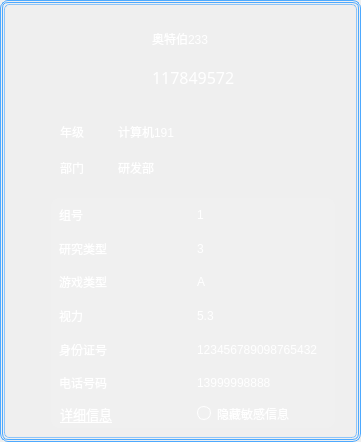
                     <widget class="QWidget" name="widget_who" native="true">
                      <property name="minimumSize">
                       <size>
                        <width>361</width>
                        <height>442</height>
                       </size>
                      </property>
                      <property name="maximumSize">
                       <size>
                        <width>361</width>
                        <height>442</height>
                       </size>
                      </property>
                      <property name="styleSheet">
                       <string notr="true">QWidget#widget_who{
color: #FFFFFF;
font: 12pt &quot;Alibaba PuHuiTi 2.0&quot;;
border-radius:5px;
border:1px solid #4DA9FF99;
}</string>
                      </property>
                      <layout class="QGridLayout" name="gridLayout_6">
                       <property name="leftMargin">
                        <number>0</number>
                       </property>
                       <property name="topMargin">
                        <number>0</number>
                       </property>
                       <property name="rightMargin">
                        <number>0</number>
                       </property>
                       <property name="bottomMargin">
                        <number>0</number>
                       </property>
                       <property name="spacing">
                        <number>0</number>
                       </property>
                       <item row="0" column="0">
                        <widget class="QFrame" name="frame_one_2">
                         <property name="minimumSize">
                          <size>
                           <width>0</width>
                           <height>0</height>
                          </size>
                         </property>
                         <property name="styleSheet">
                          <string notr="true">QFrame#frame_one_2{
border: 0.8px solid #4DA9FF;
border-radius: 8px;
}
</string>
                         </property>
                         <property name="frameShape">
                          <enum>QFrame::NoFrame</enum>
                         </property>
                         <property name="frameShadow">
                          <enum>QFrame::Raised</enum>
                         </property>
                         <layout class="QGridLayout" name="gridLayout_21">
                          <property name="leftMargin">
                           <number>1</number>
                          </property>
                          <property name="topMargin">
                           <number>1</number>
                          </property>
                          <property name="rightMargin">
                           <number>1</number>
                          </property>
                          <property name="bottomMargin">
                           <number>1</number>
                          </property>
                          <property name="spacing">
                           <number>0</number>
                          </property>
                          <item row="0" column="0">
                           <widget class="QFrame" name="frame_two_2">
                            <property name="styleSheet">
                             <string notr="true">QFrame#frame_two_2{
border: 0.6px solid #4DA9FF;
border-radius: 6px;
}
</string>
                            </property>
                            <property name="frameShape">
                             <enum>QFrame::StyledPanel</enum>
                            </property>
                            <property name="frameShadow">
                             <enum>QFrame::Raised</enum>
                            </property>
                            <layout class="QGridLayout" name="gridLayout_22">
                             <property name="leftMargin">
                              <number>1</number>
                             </property>
                             <property name="topMargin">
                              <number>1</number>
                             </property>
                             <property name="rightMargin">
                              <number>1</number>
                             </property>
                             <property name="bottomMargin">
                              <number>1</number>
                             </property>
                             <item row="0" column="0">
                              <widget class="QFrame" name="frame_4">
                               <property name="styleSheet">
                                <string notr="true">QFrame#frame_4{
border: 1px solid rgba(77, 169, 255, 0.6);
border-radius: 5px;
}
QFrame#frame_4:hover{
	color: rgb(170, 170, 255);
}</string>
                               </property>
                               <property name="frameShape">
                                <enum>QFrame::StyledPanel</enum>
                               </property>
                               <property name="frameShadow">
                                <enum>QFrame::Raised</enum>
                               </property>
                               <layout class="QGridLayout" name="gridLayout_19">
                                <property name="leftMargin">
                                 <number>34</number>
                                </property>
                                <item row="0" column="0">
                                 <layout class="QVBoxLayout" name="verticalLayout_5">
                                  <item>
                                   <widget class="QWidget" name="widget_name" native="true">
                                    <layout class="QGridLayout" name="gridLayout_4">
                                     <property name="leftMargin">
                                      <number>0</number>
                                     </property>
                                     <property name="topMargin">
                                      <number>0</number>
                                     </property>
                                     <property name="rightMargin">
                                      <number>0</number>
                                     </property>
                                     <property name="bottomMargin">
                                      <number>0</number>
                                     </property>
                                     <property name="spacing">
                                      <number>0</number>
                                     </property>
                                     <item row="0" column="0">
                                      <layout class="QHBoxLayout" name="horizontalLayout">
                                       <item>
                                        <widget class="QLabel" name="label_head">
                                         <property name="minimumSize">
                                          <size>
                                           <width>92</width>
                                           <height>88</height>
                                          </size>
                                         </property>
                                         <property name="maximumSize">
                                          <size>
                                           <width>92</width>
                                           <height>88</height>
                                          </size>
                                         </property>
                                         <property name="styleSheet">
                                          <string notr="true">image: url(:/image/image/face.png);
border-image: url(:/image/image/Rectangle 109.png);
border-radius:44px;</string>
                                         </property>
                                        </widget>
                                       </item>
                                       <item>
                                        <widget class="QWidget" name="widget_5" native="true">
                                         <layout class="QGridLayout" name="gridLayout_3">
                                          <item row="0" column="0">
                                           <layout class="QVBoxLayout" name="verticalLayout_2">
                                            <item>
                                             <widget class="QLabel" name="label_name">
                                              <property name="styleSheet">
                                               <string notr="true">color: #FFFFFF;
font: 14pt &quot;Alibaba PuHuiTi 2.0&quot;;</string>
                                              </property>
                                              <property name="text">
                                               <string>奥特伯233</string>
                                              </property>
                                             </widget>
                                            </item>
                                            <item>
                                             <widget class="QLabel" name="label_id">
                                              <property name="font">
                                               <font>
                                                <family>Alibaba PuHuiTi 2.0</family>
                                                <pointsize>12</pointsize>
                                                <weight>50</weight>
                                                <italic>false</italic>
                                                <bold>false</bold>
                                               </font>
                                              </property>
                                              <property name="styleSheet">
                                               <string notr="true">color: #FFFFFF;
font:12pt &quot;Alibaba PuHuiTi 2.0&quot;;;</string>
                                              </property>
                                              <property name="text">
                                               <string>117849572</string>
                                              </property>
                                             </widget>
                                            </item>
                                           </layout>
                                          </item>
                                         </layout>
                                        </widget>
                                       </item>
                                      </layout>
                                     </item>
                                    </layout>
                                   </widget>
                                  </item>
                                  <item>
                                   <widget class="QWidget" name="widget_g" native="true">
                                    <property name="styleSheet">
                                     <string notr="true">color: #FFFFFF;
font: 10pt &quot;Alibaba PuHuiTi 2.0&quot;;</string>
                                    </property>
                                    <layout class="QVBoxLayout" name="verticalLayout_3">
                                     <item>
                                      <layout class="QHBoxLayout" name="horizontalLayout_2">
                                       <property name="spacing">
                                        <number>34</number>
                                       </property>
                                       <item>
                                        <widget class="QLabel" name="label_">
                                         <property name="sizePolicy">
                                          <sizepolicy hsizetype="Fixed" vsizetype="Preferred">
                                           <horstretch>0</horstretch>
                                           <verstretch>0</verstretch>
                                          </sizepolicy>
                                         </property>
                                         <property name="text">
                                          <string>年级</string>
                                         </property>
                                        </widget>
                                       </item>
                                       <item>
                                        <widget class="QLabel" name="label_2">
                                         <property name="text">
                                          <string>计算机191</string>
                                         </property>
                                        </widget>
                                       </item>
                                      </layout>
                                     </item>
                                     <item>
                                      <layout class="QHBoxLayout" name="horizontalLayout_3">
                                       <property name="spacing">
                                        <number>34</number>
                                       </property>
                                       <item>
                                        <widget class="QLabel" name="label_part">
                                         <property name="sizePolicy">
                                          <sizepolicy hsizetype="Fixed" vsizetype="Preferred">
                                           <horstretch>0</horstretch>
                                           <verstretch>0</verstretch>
                                          </sizepolicy>
                                         </property>
                                         <property name="text">
                                          <string>部门</string>
                                         </property>
                                        </widget>
                                       </item>
                                       <item>
                                        <widget class="QLabel" name="label_part_text">
                                         <property name="text">
                                          <string>研发部</string>
                                         </property>
                                        </widget>
                                       </item>
                                      </layout>
                                     </item>
                                    </layout>
                                   </widget>
                                  </item>
                                  <item>
                                   <widget class="QWidget" name="widget_person_info" native="true">
                                    <property name="minimumSize">
                                     <size>
                                      <width>284</width>
                                      <height>230</height>
                                     </size>
                                    </property>
                                    <property name="maximumSize">
                                     <size>
                                      <width>284</width>
                                      <height>230</height>
                                     </size>
                                    </property>
                                    <property name="styleSheet">
                                     <string notr="true">QWidget#widget_person_info{
font: 12pt &quot;Alibaba PuHuiTi 2.0&quot;;
background: rgba(245, 245, 245, 0.12);
border-radius: 8px;
}</string>
                                    </property>
                                    <layout class="QGridLayout" name="gridLayout_5">
                                     <property name="leftMargin">
                                      <number>0</number>
                                     </property>
                                     <property name="topMargin">
                                      <number>0</number>
                                     </property>
                                     <property name="rightMargin">
                                      <number>0</number>
                                     </property>
                                     <property name="bottomMargin">
                                      <number>0</number>
                                     </property>
                                     <property name="spacing">
                                      <number>0</number>
                                     </property>
                                     <item row="0" column="0">
                                      <layout class="QVBoxLayout" name="verticalLayout_4">
                                       <property name="leftMargin">
                                        <number>8</number>
                                       </property>
                                       <property name="bottomMargin">
                                        <number>0</number>
                                       </property>
                                       <item>
                                        <layout class="QHBoxLayout" name="horizontalLayout_4">
                                         <item>
                                          <widget class="QLabel" name="label_group">
                                           <property name="styleSheet">
                                            <string notr="true">color: #FFFFFF;
font: 10pt &quot;Alibaba PuHuiTi 2.0&quot;;</string>
                                           </property>
                                           <property name="text">
                                            <string>组号</string>
                                           </property>
                                          </widget>
                                         </item>
                                         <item>
                                          <widget class="QLabel" name="label_group_no">
                                           <property name="styleSheet">
                                            <string notr="true">color: #FFFFFF;
font: 10pt &quot;Alibaba PuHuiTi 2.0&quot;;</string>
                                           </property>
                                           <property name="text">
                                            <string>1</string>
                                           </property>
                                          </widget>
                                         </item>
                                        </layout>
                                       </item>
                                       <item>
                                        <layout class="QHBoxLayout" name="horizontalLayout_5">
                                         <item>
                                          <widget class="QLabel" name="label_kind">
                                           <property name="styleSheet">
                                            <string notr="true">color: #FFFFFF;
font: 10pt &quot;Alibaba PuHuiTi 2.0&quot;;</string>
                                           </property>
                                           <property name="text">
                                            <string>研究类型</string>
                                           </property>
                                          </widget>
                                         </item>
                                         <item>
                                          <widget class="QLabel" name="label_kind_no">
                                           <property name="styleSheet">
                                            <string notr="true">color: #FFFFFF;
font: 10pt &quot;Alibaba PuHuiTi 2.0&quot;;</string>
                                           </property>
                                           <property name="text">
                                            <string>3</string>
                                           </property>
                                          </widget>
                                         </item>
                                        </layout>
                                       </item>
                                       <item>
                                        <layout class="QHBoxLayout" name="horizontalLayout_9">
                                         <item>
                                          <widget class="QLabel" name="label_game">
                                           <property name="styleSheet">
                                            <string notr="true">color: #FFFFFF;
font: 10pt &quot;Alibaba PuHuiTi 2.0&quot;;</string>
                                           </property>
                                           <property name="text">
                                            <string>游戏类型</string>
                                           </property>
                                          </widget>
                                         </item>
                                         <item>
                                          <widget class="QLabel" name="label_game_no">
                                           <property name="styleSheet">
                                            <string notr="true">color: #FFFFFF;
font: 10pt &quot;Alibaba PuHuiTi 2.0&quot;;</string>
                                           </property>
                                           <property name="text">
                                            <string>A</string>
                                           </property>
                                          </widget>
                                         </item>
                                        </layout>
                                       </item>
                                       <item>
                                        <layout class="QHBoxLayout" name="horizontalLayout_6">
                                         <item>
                                          <widget class="QLabel" name="label_view">
                                           <property name="styleSheet">
                                            <string notr="true">color: #FFFFFF;
font: 10pt &quot;Alibaba PuHuiTi 2.0&quot;;</string>
                                           </property>
                                           <property name="text">
                                            <string>视力</string>
                                           </property>
                                          </widget>
                                         </item>
                                         <item>
                                          <widget class="QLabel" name="label_view_no">
                                           <property name="styleSheet">
                                            <string notr="true">color: #FFFFFF;
font: 10pt &quot;Alibaba PuHuiTi 2.0&quot;;</string>
                                           </property>
                                           <property name="text">
                                            <string>5.3</string>
                                           </property>
                                          </widget>
                                         </item>
                                        </layout>
                                       </item>
                                       <item>
                                        <layout class="QHBoxLayout" name="horizontalLayout_7">
                                         <item>
                                          <widget class="QLabel" name="label_id_2">
                                           <property name="styleSheet">
                                            <string notr="true">color: #FFFFFF;
font: 10pt &quot;Alibaba PuHuiTi 2.0&quot;;</string>
                                           </property>
                                           <property name="text">
                                            <string>身份证号</string>
                                           </property>
                                          </widget>
                                         </item>
                                         <item>
                                          <widget class="QLabel" name="label_id_no">
                                           <property name="styleSheet">
                                            <string notr="true">color: #FFFFFF;
font: 10pt &quot;Alibaba PuHuiTi 2.0&quot;;</string>
                                           </property>
                                           <property name="text">
                                            <string>123456789098765432</string>
                                           </property>
                                          </widget>
                                         </item>
                                        </layout>
                                       </item>
                                       <item>
                                        <layout class="QHBoxLayout" name="horizontalLayout_8">
                                         <item>
                                          <widget class="QLabel" name="label_tel">
                                           <property name="styleSheet">
                                            <string notr="true">color: #FFFFFF;
font: 10pt &quot;Alibaba PuHuiTi 2.0&quot;;</string>
                                           </property>
                                           <property name="text">
                                            <string>电话号码</string>
                                           </property>
                                          </widget>
                                         </item>
                                         <item>
                                          <widget class="QLabel" name="label_tel_no">
                                           <property name="styleSheet">
                                            <string notr="true">color: #FFFFFF;
font: 10pt &quot;Alibaba PuHuiTi 2.0&quot;;</string>
                                           </property>
                                           <property name="text">
                                            <string>13999998888</string>
                                           </property>
                                          </widget>
                                         </item>
                                        </layout>
                                       </item>
                                       <item>
                                        <layout class="QHBoxLayout" name="horizontalLayout_10">
                                         <property name="spacing">
                                          <number>0</number>
                                         </property>
                                         <item>
                                          <widget class="QPushButton" name="btn_info">
                                           <property name="sizePolicy">
                                            <sizepolicy hsizetype="Preferred" vsizetype="Fixed">
                                             <horstretch>0</horstretch>
                                             <verstretch>0</verstretch>
                                            </sizepolicy>
                                           </property>
                                           <property name="font">
                                            <font>
                                             <family>Alibaba PuHuiTi 2.0</family>
                                             <pointsize>10</pointsize>
                                             <weight>50</weight>
                                             <italic>false</italic>
                                             <bold>false</bold>
                                             <underline>true</underline>
                                            </font>
                                           </property>
                                           <property name="styleSheet">
                                            <string notr="true">color: #FFFFFF;
font: 10pt &quot;Alibaba PuHuiTi 2.0&quot;;
text-align : left;</string>
                                           </property>
                                           <property name="text">
                                            <string>详细信息</string>
                                           </property>
                                           <property name="autoDefault">
                                            <bool>false</bool>
                                           </property>
                                           <property name="default">
                                            <bool>false</bool>
                                           </property>
                                           <property name="flat">
                                            <bool>true</bool>
                                           </property>
                                          </widget>
                                         </item>
                                         <item>
                                          <widget class="QRadioButton" name="radioButton">
                                           <property name="styleSheet">
                                            <string notr="true">QRadioButton{
color: #FFFFFF;
font: 10pt &quot;Alibaba PuHuiTi 2.0&quot;;
}
QRadioButton::indicator {
 border:1px solid #ffffff;
border-radius:7px;
 }</string>
                                           </property>
                                           <property name="text">
                                            <string>隐藏敏感信息</string>
                                           </property>
                                          </widget>
                                         </item>
                                        </layout>
                                       </item>
                                      </layout>
                                     </item>
                                    </layout>
                                   </widget>
                                  </item>
                                 </layout>
                                </item>
                               </layout>
                              </widget>
                             </item>
                            </layout>
                           </widget>
                          </item>
                         </layout>
                        </widget>
                       </item>
                      </layout>
                     </widget>
